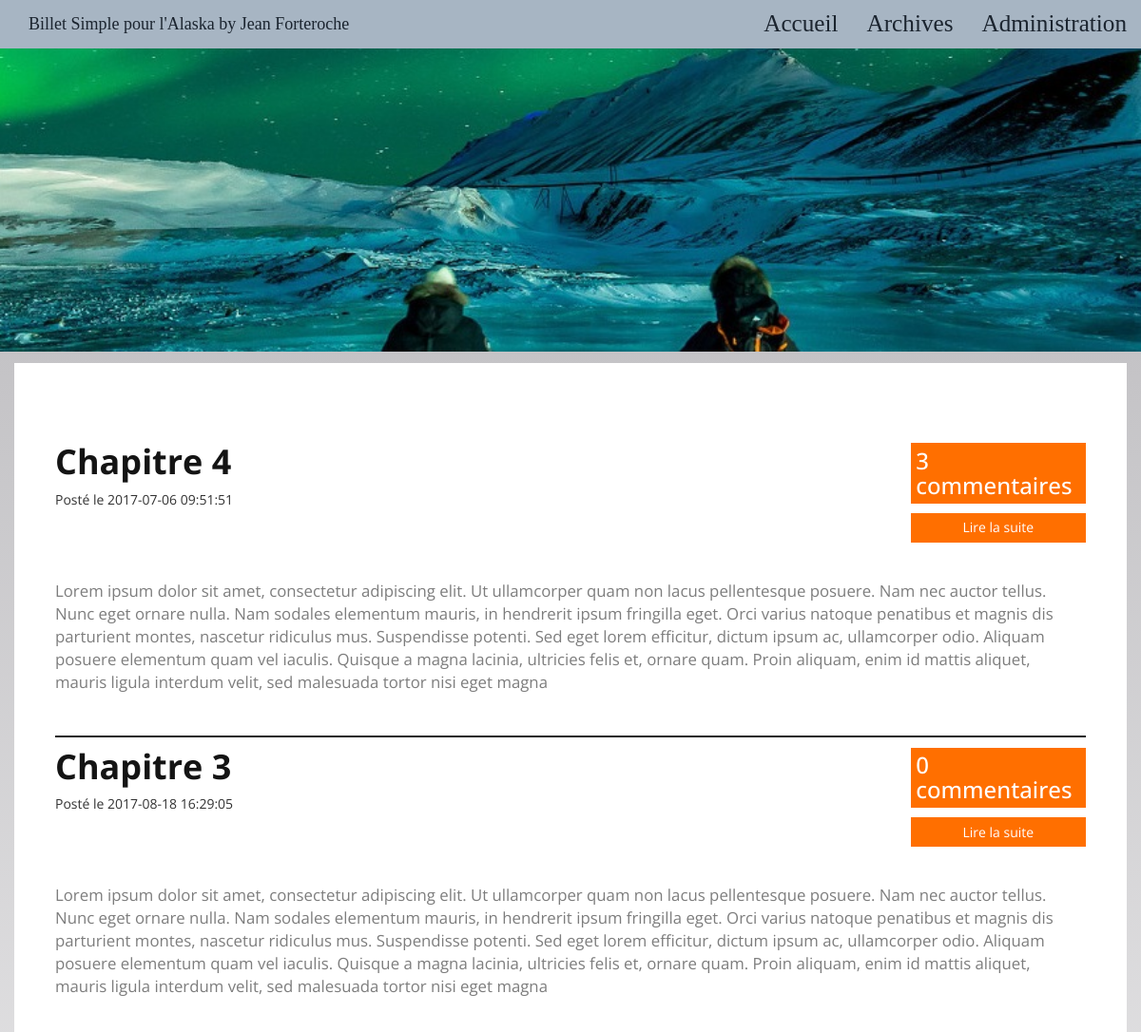
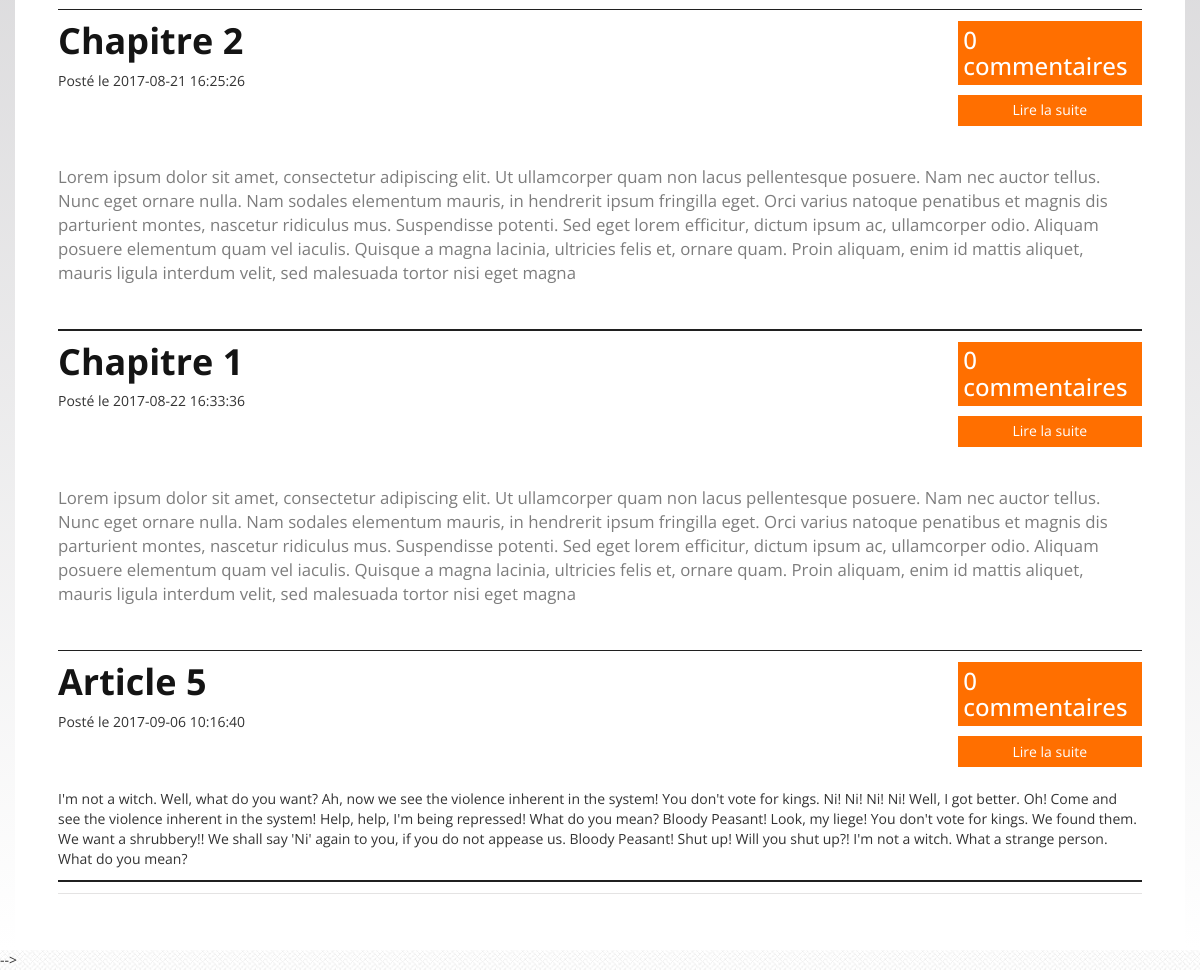
Before: / with the older database file (2 pictures, top to bottom).
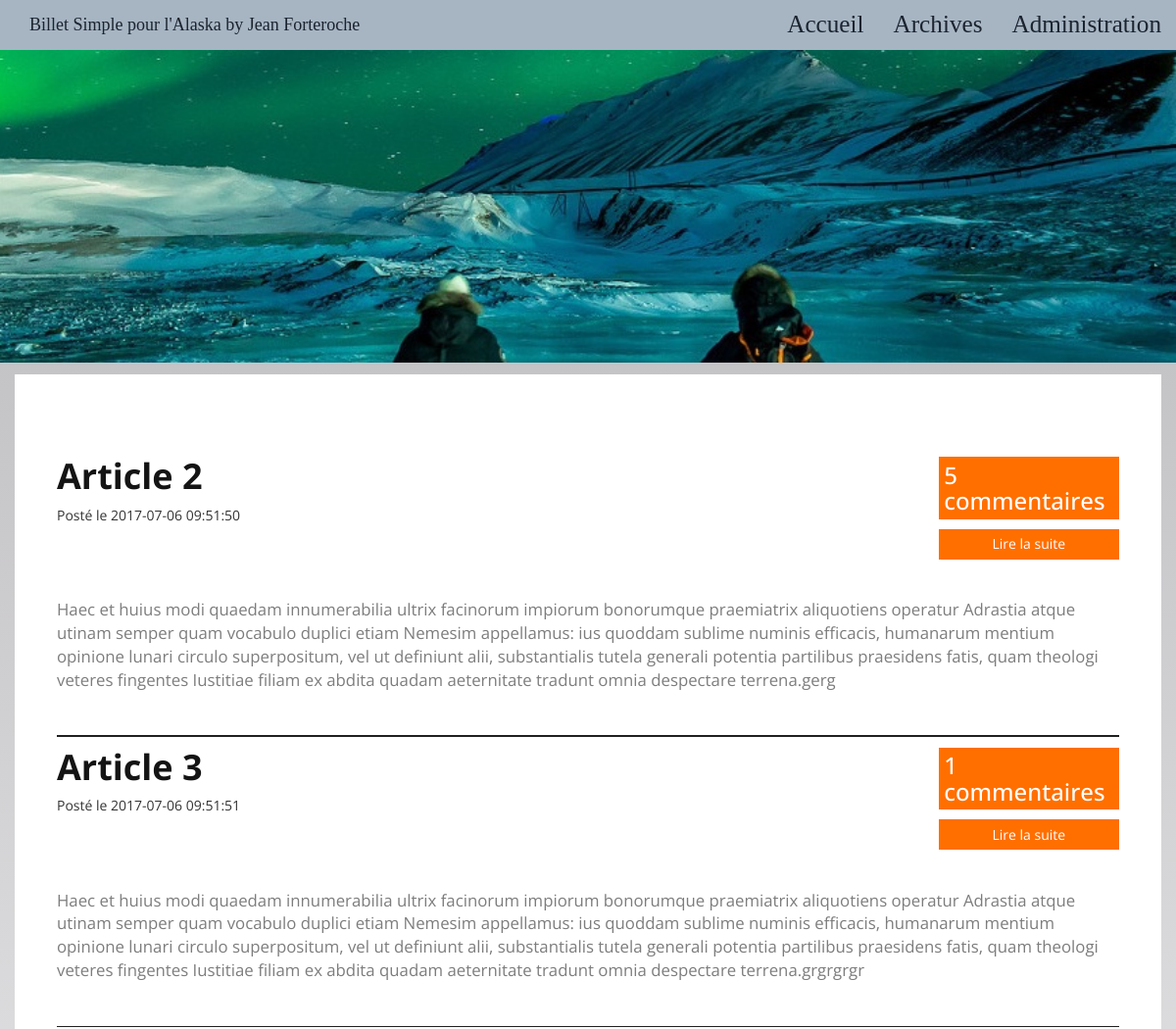
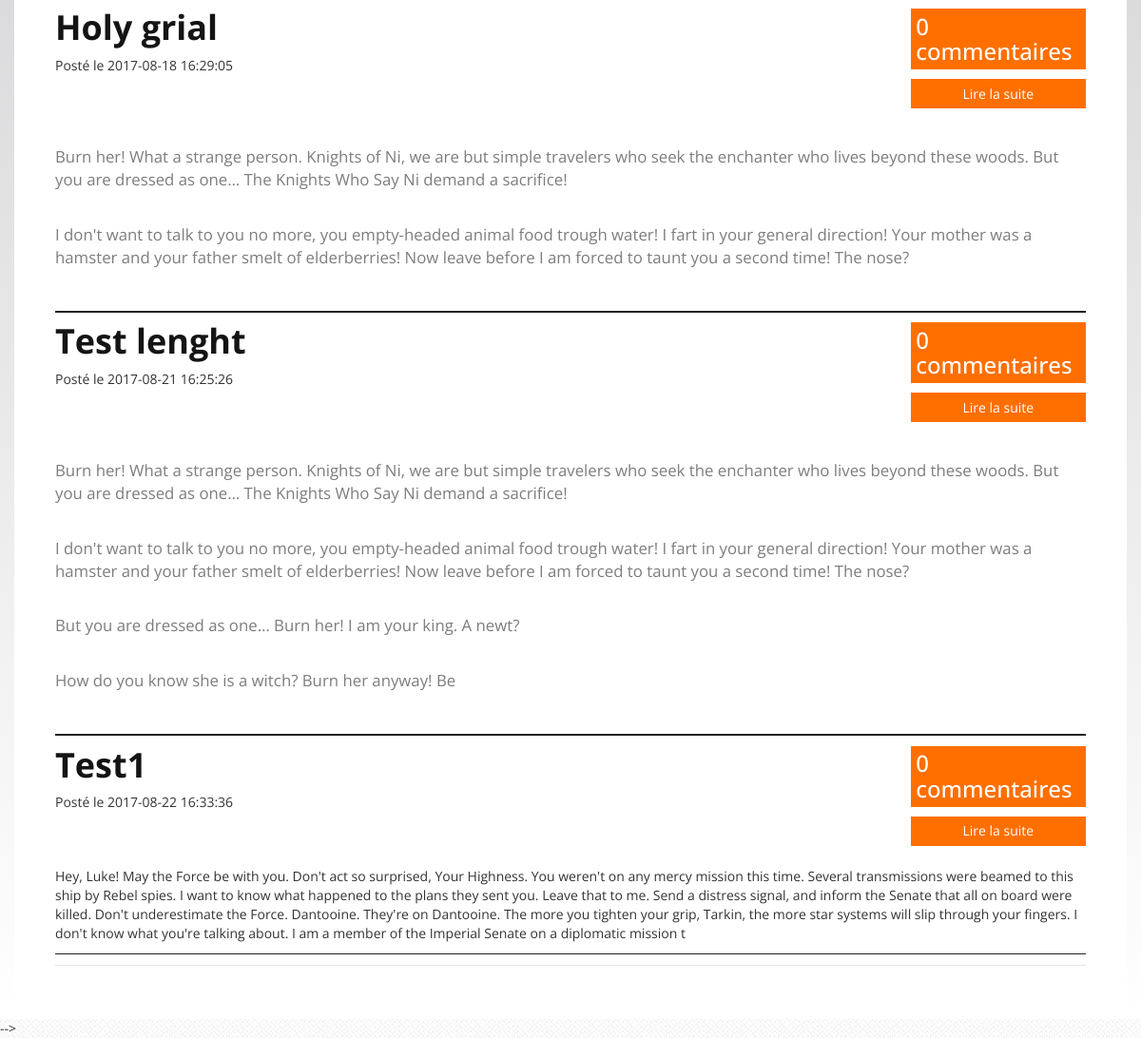
After: the same page with the newer database file (2 pictures, top to bottom).
### tables this page shows
CREATE TABLE `articles` (
  `id` int(11) NOT NULL,
  `title` varchar(255) NOT NULL,
  `content` longtext,
  `date` datetime NOT NULL DEFAULT CURRENT_TIMESTAMP
);

### core/Controller/Controller.php (called while the page is built, shortened)
<?php
class Controller {
    protected $viewPath;
    protected $template;
    protected function render($view, $vars =[]){
        extract($vars);
        require($this->viewPath . str_replace('.','/', $view). '.php');
        $content = ob_get_clean();
        require($this->viewPath . 'templates/' . $this->template . '.php');
    }
}

### app/Controller/PostsController.php (called while the page is built, shortened)
<?php
class PostsController extends AppController {
    public function index(){
            $posts = $this->Article->getArticlesAndComments();
            $this->render('articles.home', compact('posts'));
    }
}

### core/Table/Table.php (called while the page is built, shortened)
<?php
class Table{
    protected $db;
    public function __construct(MysqlDatabase $db)
    {
        $this->db = $db;
    }
    public function query($statement, $values = null, $one = false){
        if($values){
            return $this->db->prepare(
                $statement,
                $values,
                str_replace('Table','Entity', get_class($this)),
                $one
             );
        } else {
            return $this->db->query(
                $statement,
                str_replace('Table','Entity', get_class($this)),
                $one
            );
        }
    }
}

### core/Database/MysqlDatabase.php (called while the page is built, shortened)
<?php
class MysqlDatabase extends Database {
    private $pdo;
    private function getPDO(){
        if ($this->pdo === null) {
            $pdo = new PDO('mysql:dbname=BlogOPC;host=localhost', 'root', '');
            $pdo->setAttribute(PDO::ATTR_ERRMODE, PDO::ERRMODE_EXCEPTION);
            $pdo->query("SET NAMES UTF8");
            $this->pdo = $pdo;
        }
        return $this->pdo;
    }
    public function query($statement, $class = null, $one = false){
        $res = $this->getPDO()->query($statement);
        if ($class === null){
            $res->setFetchMode(PDO::FETCH_OBJ);
        } else {
            $res->setFetchMode(PDO::FETCH_CLASS, $class);
        }
        if($one){
            $datas = $res->fetch();
        } else {
            $datas = $res->fetchAll();
        }
        return $datas;
    }
}

### app/Table/ArticleTable.php (called while the page is built, shortened)
<?php
class ArticleTable extends Table{
    public function getArticlesAndComments(){
        return $this->query("SELECT articles.id,articles.title,articles.content,articles.date, COUNT(comments.id) AS nb_com FROM articles LEFT JOIN comments
        ON articles.id = comments.articles_id GROUP BY articles.id ORDER BY articles.date LIMIT 5");
    }
}

### app/Autoloader.php (called while the page is built, shortened)
<?php
class Autoloader{
    static function autoload($class)
    {
        if (strpos($class, __NAMESPACE__ . '\\') === 0) {
            $class = str_replace(__NAMESPACE__ . '\\', '', $class);
            $class = str_replace('\\', '/', $class);
        }
    }
}

### core/Autoloader.php (called while the page is built, shortened)
<?php
class Autoloader{
	static function autoload($class)
    {
        if (strpos($class, __NAMESPACE__ . '\\') === 0) {
            $class = str_replace(__NAMESPACE__ . '\\', '', $class);
            $class = str_replace('\\', '/', $class);
        }
    }
}

### app/Entity/ArticleEntity.php (called while the page is built, shortened)
<?php
class ArticleEntity extends Entity {
    public function getUrl(){
            return'index.php?p=posts.show&id=' .$this->id;
        }
}

### core/Entity/Entity.php (called while the page is built, shortened)
<?php
class Entity{
    public function __get($key){
        return $this->$key;
    }
}

### app/App.php (called while the page is built, shortened)
<?php
class App
{
    private static $_instance;
    private $db_instance;
    public static function getInstance()
    {
        if (is_null(self::$_instance)) {
            self::$_instance = new App();
        }
        return self::$_instance;
    }
    public function getTable($name){
        return new $class_name($this->getDb());
    }
    public function getDb(){
        $config = Config::getInstance(ROOT. '/config/config.php');
        if (is_null($this->db_instance)) {
            $this->db_instance = new MysqlDatabase($config->get('db_name'), $config->get('db_user'), $config->get('db_pass'), $config->get('db_host'));
        }
        return $this->db_instance;
    }
    public static function load(){
        require ROOT . '/app/Autoloader.php';
        require  ROOT . '/core/Autoloader.php';
    }
}

### config/config.php (called while the page is built)
<?php
return array(
    "db_user" => "root",
    "db_pass" => "",
    "db_host" => "localhost",
    "db_name" => "BlogOPC",
);

### core/Config.php (called while the page is built, shortened)
<?php
class Config{
    private $settings = [];
    private static $_instance;
    public static function getInstance($file)
    {
        if(is_null(self::$_instance)){
        self::$_instance = new Config($file);
        }
        return self::$_instance;
    }
    public function __construct($file){
        $this->settings = require($file);
    }
    public function get($key){
        return  $this->settings[$key];
    }
}

### app/Views/articles/home.php (the view)
<div class="content">
    <div class="travelling">
        <?php foreach ( $posts as $post): ?>
         <div>
            <div class="wrap-post">
                 <div class="row">
                     <div class="col-lg-12 travelling1" >
                         <div style="float: right">
                             <div>
                                 <h3 style="padding:3%;color : white; background-color: #FF6F00; width: 100%; height: 100% ">
                                     <?= $post->nb_com; ?> commentaires
                                 </h3>
                             </div>
                             <a href="<?= $post->url ?>" style="color : white;">
                                 <div style="padding:3%; color : white; background-color: #FF6F00; width: 100%; height: 100% " class="text-center">
                                 Lire la suite
                                 </div>
                             </a>
                         </div>
                        <div>
                            <h1>
                                <a href="<?= $post->url ?>"><?= $post->title; ?></a>
                            </h1>
                            <div>
                                Posté le <?= $post->date; ?>
                            </div>
                        </div>
                  <div class="row">
                        <div class="col-lg-12" style="padding-top: 2%">
                            <?= substr($post->content, 0, 600); ?>
                        </div>
                  </div>
                      </div>
                 </div>
                    <img src="images/ligne.png" style=" width: 100%; margin: 1% 0% 1% 0%;">
                </div>
         </div>
    <?php endforeach; ?>
    </div>
</div>

### public/index.php (shortened to what this page needs)
<?php
require ROOT . '/app/App.php';
if (isset($_GET['p']))
{$page = $_GET['p'];}
else
{$page = 'posts.index';}
$page = explode('.', $page);
    if ($page[0] == 'admin') {
        $action = $page[2];
        $controller = '\App\Controller\\' . $page[0] . '\\' . ucfirst($page[1]) . 'Controller';
    } elseif ($page[0] == 'posts') {
        $action = $page[1];
    }
    $controller = new $controller;
    if (method_exists($controller, $action)) {
        $controller->$action();
    } else {
        echo '404';
    }

### app/Views/templates/default.php (shortened to what this page needs)
<!DOCTYPE HTML>
<html>
<head>
    <link href="css/bootstrap.css" rel="stylesheet" type="text/css" media="all">
    <link href="css/style.css" rel="stylesheet" type="text/css" media="all" />
    <link rel="stylesheet" type='text/css' href="font-awesome-4.7.0/css/font-awesome.css">
</head>
<body>
<div class="banner">
    <div class="container">
        <nav class="navbar navbar-fixed-top navbar" style="font-size: 180%; background-color: #a7b5c3; font-family: 'Cooper Black'">
            <div class="container-fluid">
                <div class="navbar-header">
                    <div class="col-lg-12"><a class="navbar-brand" href="index?p=posts.index">Billet Simple pour l'Alaska by Jean Forteroche</a></div>
                </div>
                <div class="collapse navbar-collapse" id="myNavbar">
                    <ul class="nav navbar-nav navbar-right">
                        <li class="active"><a href="index?p=posts.index">Accueil</a></li>
                        <li><a href="index?p=posts.archives">Archives</a></li>
                        <li><a href="index?p=admin.users.login" role="button">Administration</a></li>
                    </ul>
                </div>
            </div>
        </nav>
    </div>
</div>
<div class="body-wrap" style="padding-top: 1%; margin:auto;background: linear-gradient(#C4C3C6, white);">
    <div class="container" style="background-color: white">
        <?= $content; ?>
    </div>
</div>
</div>-->
</body>
</html>

### public/css/style.css (style rules this page uses)
h4, h5, h6, h1, h2, h3 { margin-top: 0; }
ul, ol { margin: 0; }
p { margin: 0; }
html,body { background: url(../images/cream.jpg); font-family: 'Open Sans', sans-serif; }
body a { transition:0.5s all; -webkit-transition:0.5s all; -moz-transition:0.5s all; -o-transition:0.5s all; -ms-transition:0.5s all; }
.banner { background: url(../images/banner.jpg) no-repeat center top; background-size: cover; -webkit-background-size:cover; -moz-background-size:cover; -o-background-size:cover; -ms-background-size:cover; min-height:370px; }
.content { background:#fff; padding:4em 2em 2em; margin: 0em 0em 2em; position:relative; }
.travelling { margin:2em 0em 0em; border-bottom:1px solid #E4E3E3; }
.travelling1 h1 a { font-size:1em; font-weight:700; color:#141414; font-family: 'Open Sans', sans-serif; text-decoration:none; }
.travelling1 p { font-size:1.3em; font-weight:400; color:#7D7D7D; font-family: 'Open Sans', sans-serif; margin: 1em 0em 2em; }
.travelling p { font-size:1.2em; font-weight:400; color:#7D7D7D; font-family: 'Open Sans', sans-serif; margin: 1em 0em 2em; }

Changed rows visible on the page:
no longer on this page (row edited): articles: nb_com "0", title "Chapitre 1", date "2017-08-22 16:33:36", content "Lorem ipsum dolor sit amet, consectetur adipiscing elit. Ut ullamcorper quam non lacus pellentesque posuere. Nam nec auctor tellus. Nunc eget ornare nulla. Nam sodales elementum mauris, in hendrerit ipsum fringilla eget. Orci varius natoque penatibus et magnis dis parturient montes, nascetur ridiculus mus. Suspendisse potenti. Sed eget lorem efficitur, dictum ipsum ac, ullamcorper odio. Aliquam posuere elementum quam vel iaculis. Quisque a magna lacinia, ultricies felis et, ornare quam. Proin aliquam, enim id mattis aliquet, mauris ligula interdum velit, sed malesuada tortor nisi eget magna"
no longer on this page (row edited): articles: nb_com "0", title "Article 5", date "2017-09-06 10:16:40", content "I'm not a witch. Well, what do you want? Ah, now we see the violence inherent in the system! You don't vote for kings. Ni! Ni! Ni! Ni! Well, I got better. Oh! Come and see the violence inherent in the system! Help, help, I'm being repressed! What do you mean? Bloody Peasant! Look, my liege! You don't vote for kings. We found them. We want a shrubbery!! We shall say 'Ni' again to you, if you do not appease us. Bloody Peasant! Shut up! Will you shut up?! I'm not a witch. What a strange person. What do you mean?"
added articles: nb_com "5", title "Article 2", date "2017-07-06 09:51:50", content "Haec et huius modi quaedam innumerabilia ultrix facinorum impiorum bonorumque praemiatrix aliquotiens operatur Adrastia atque utinam semper quam vocabulo duplici etiam Nemesim appellamus: ius quoddam sublime numinis efficacis, humanarum mentium opinione lunari circulo superpositum, vel ut definiunt alii, substantialis tutela generali potentia partilibus praesidens fatis, quam theologi veteres fingentes Iustitiae filiam ex abdita quadam aeternitate tradunt omnia despectare terrena.gerg"
changed articles: nb_com "3" → "1"; title "Chapitre 4" → "Article 3"; content "Lorem ipsum dolor sit amet, consectetur adipiscing elit. Ut ullamcorper quam non lacus pellentesque posuere. Nam nec auctor tellus. Nunc eget ornare nulla. Nam sodales elementum mauris, in hendrerit ipsum fringilla eget. Orci varius natoque penatibus et magnis dis parturient montes, nascetur ridiculus mus. Suspendisse potenti. Sed eget lorem efficitur, dictum ipsum ac, ullamcorper odio. Aliquam posuere elementum quam vel iaculis. Quisque a magna lacinia, ultricies felis et, ornare quam. Proin aliquam, enim id mattis aliquet, mauris ligula interdum velit, sed malesuada tortor nisi eget magna" → "Haec et huius modi quaedam innumerabilia ultrix facinorum impiorum bonorumque praemiatrix aliquotiens operatur Adrastia atque utinam semper quam vocabulo duplici etiam Nemesim appellamus: ius quoddam sublime numinis efficacis, humanarum mentium opinione lunari circulo superpositum, vel ut definiunt alii, substantialis tutela generali potentia partilibus praesidens fatis, quam theologi veteres fingentes Iustitiae filiam ex abdita quadam aeternitate tradunt omnia despectare terrena.grgrgrgr"
changed articles: title "Chapitre 3" → "Holy grial"; content "Lorem ipsum dolor sit amet, consectetur adipiscing elit. Ut ullamcorper quam non lacus pellentesque posuere. Nam nec auctor tellus. Nunc eget ornare nulla. Nam sodales elementum mauris, in hendrerit ipsum fringilla eget. Orci varius natoque penatibus et magnis dis parturient montes, nascetur ridiculus mus. Suspendisse potenti. Sed eget lorem efficitur, dictum ipsum ac, ullamcorper odio. Aliquam posuere elementum quam vel iaculis. Quisque a magna lacinia, ultricies felis et, ornare quam. Proin aliquam, enim id mattis aliquet, mauris ligula interdum velit, sed malesuada tortor nisi eget magna" → "Burn her! What a strange person. Knights of Ni, we are but simple travelers who seek the enchanter who lives beyond these woods. But you are dressed as one… The Knights Who Say Ni demand a sacrifice! I don't want to talk to you no more, you empty-headed animal food trough water! I fart in your general direction! Your mother was a hamster and your father smelt of elderberries! Now leave before I am forced to taunt you a second time! The nose?"
changed articles: title "Chapitre 2" → "Test lenght"; content "Lorem ipsum dolor sit amet, consectetur adipiscing elit. Ut ullamcorper quam non lacus pellentesque posuere. Nam nec auctor tellus. Nunc eget ornare nulla. Nam sodales elementum mauris, in hendrerit ipsum fringilla eget. Orci varius natoque penatibus et magnis dis parturient montes, nascetur ridiculus mus. Suspendisse potenti. Sed eget lorem efficitur, dictum ipsum ac, ullamcorper odio. Aliquam posuere elementum quam vel iaculis. Quisque a magna lacinia, ultricies felis et, ornare quam. Proin aliquam, enim id mattis aliquet, mauris ligula interdum velit, sed malesuada tortor nisi eget magna" → "Burn her! What a strange person. Knights of Ni, we are but simple travelers who seek the enchanter who lives beyond these woods. But you are dressed as one… The Knights Who Say Ni demand a sacrifice! I don't want to talk to you no more, you empty-headed animal food trough water! I fart in your general direction! Your mother was a hamster and your father smelt of elderberries! Now leave before I am forced to taunt you a second time! The nose? But you are dressed as one… Burn her! I am your king. A newt? How do you know she is a witch? Burn her anyway! Be"
added articles: nb_com "0", title "Test1", date "2017-08-22 16:33:36", content "Hey, Luke! May the Force be with you. Don't act so surprised, Your Highness. You weren't on any mercy mission this time. Several transmissions were beamed to this ship by Rebel spies. I want to know what happened to the plans they sent you. Leave that to me. Send a distress signal, and inform the Senate that all on board were killed. Don't underestimate the Force. Dantooine. They're on Dantooine. The more you tighten your grip, Tarkin, the more star systems will slip through your fingers. I don't know what you're talking about. I am a member of the Imperial Senate on a diplomatic mission t"
